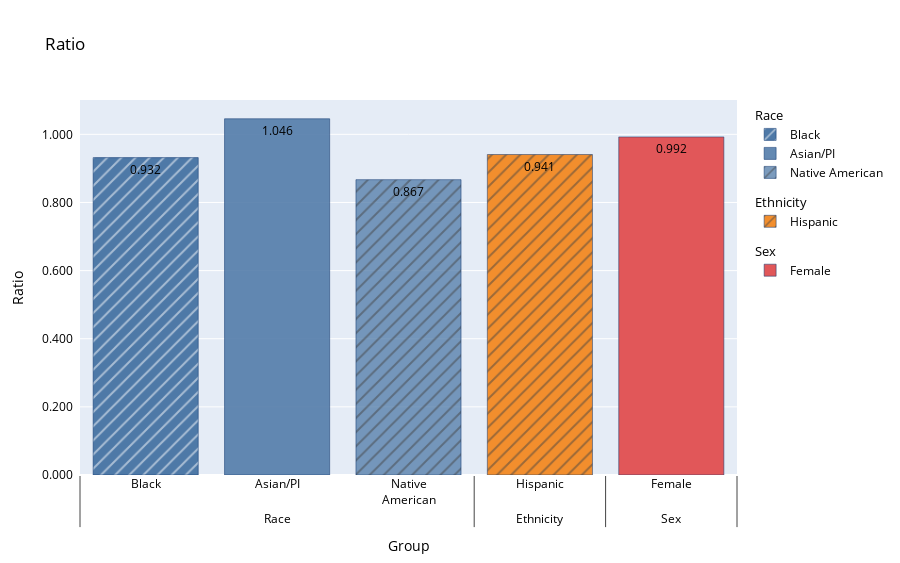

Notebook cell for this chart:
### Code cell
solas_auc = sd.custom_disparity_metric(
    group_data=valid,
    protected_groups=protected_groups,
    reference_groups=reference_groups,
    group_categories=group_categories,
    outcome=valid['Prediction'],
    label=valid[label],
    metric=metrics.roc_auc_score,
    ratio_threshold=lambda x: x < 1.0,
    difference_threshold=lambda x: x > 0.01,
)
solas_auc

### Figure 1 — Plotly figure (JSON) as saved in the notebook; plotly's stock layout.template omitted (floating-point values rounded to 4 significant figures)
{"data": [{"hoverlabel": {"font": {"color": "Black"}}, "hovertemplate": "%{x}, %{y}", "legendgroup": "Race", "legendgrouptitle": {"text": "Race"}, "marker": {"color": "RGBA(78, 121, 167, 1.0)", "line": {"color": "rgb(8,48,107)"}, "pattern": {"shape": "/"}}, "name": "Black", "text": "0.932", "textfont": {"color": "Black"}, "type": "bar", "x": [["Race"], ["Black"]], "y": [0.9317]}, {"hoverlabel": {"font": {"color": "Black"}}, "hovertemplate": "%{x}, %{y}", "legendgroup": "Race", "legendgrouptitle": {"text": "Race"}, "marker": {"color": "RGBA(78, 121, 167, 0.875)", "line": {"color": "rgb(8,48,107)"}, "pattern": {"shape": ""}}, "name": "Asian/PI", "text": "1.046", "textfont": {"color": "Black"}, "type": "bar", "x": [["Race"], ["Asian/PI"]], "y": [1.046]}, {"hoverlabel": {"font": {"color": "Black"}}, "hovertemplate": "%{x}, %{y}", "legendgroup": "Race", "legendgrouptitle": {"text": "Race"}, "marker": {"color": "RGBA(78, 121, 167, 0.75)", "line": {"color": "rgb(8,48,107)"}, "pattern": {"shape": "/"}}, "name": "Native American", "text": "0.867", "textfont": {"color": "Black"}, "type": "bar", "x": [["Race"], ["Native<br>American"]], "y": [0.867]}, {"hoverlabel": {"font": {"color": "Black"}}, "hovertemplate": "%{x}, %{y}", "legendgroup": "Ethnicity", "legendgrouptitle": {"text": "Ethnicity"}, "marker": {"color": "RGBA(242, 142, 45, 1.0)", "line": {"color": "rgb(8,48,107)"}, "pattern": {"shape": "/"}}, "name": "Hispanic", "text": "0.941", "textfont": {"color": "Black"}, "type": "bar", "x": [["Ethnicity"], ["Hispanic"]], "y": [0.9407]}, {"hoverlabel": {"font": {"color": "Black"}}, "hovertemplate": "%{x}, %{y}", "legendgroup": "Sex", "legendgrouptitle": {"text": "Sex"}, "marker": {"color": "RGBA(225, 87, 89, 1.0)", "line": {"color": "rgb(8,48,107)"}, "pattern": {"shape": ""}}, "name": "Female", "text": "0.992", "textfont": {"color": "Black"}, "type": "bar", "x": [["Sex"], ["Female"]], "y": [0.9924]}], "layout": {"font": {"color": "Black"}, "height": 563, "legend": {"itemclick": false, "itemdoubleclick": false}, "scene": {"yaxis": {"exponentformat": "none", "separatethousands": true}}, "title": {"text": "Ratio"}, "width": 900, "xaxis": {"fixedrange": true, "title": {"text": "Group"}}, "yaxis": {"fixedrange": true, "tickformat": "0,.3f", "ticksuffix": "  ", "title": {"text": "Ratio"}}}}
